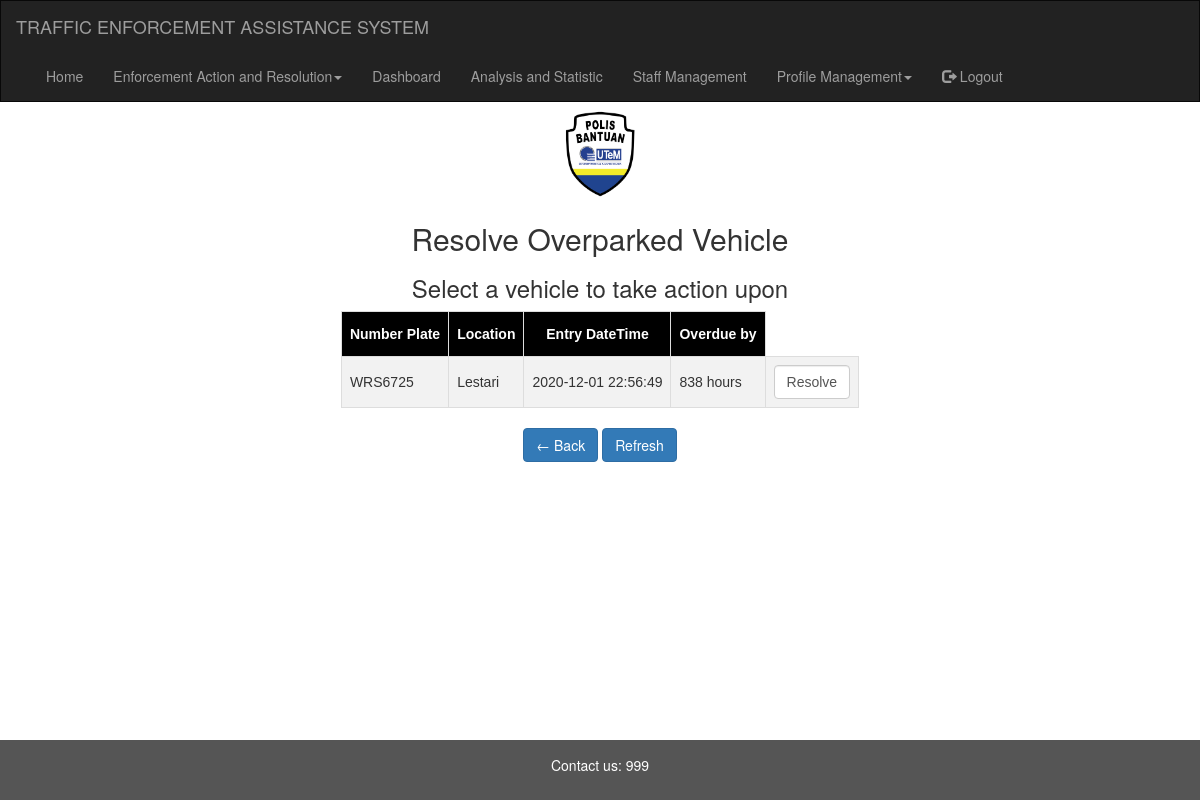
Page /resolveLestari.php (signed in) on the committed database.
### tables this page shows
CREATE TABLE `record` (
  `RecordID` int NOT NULL,
  `CameraID` tinyint NOT NULL,
  `EntryDateTime` datetime NOT NULL,
  `ExitDateTime` datetime DEFAULT NULL,
  `LicensePlate` varchar(10) NOT NULL
);

CREATE TABLE `camera` (
  `CameraID` tinyint NOT NULL,
  `Location` varchar(30) NOT NULL
);

### resolveLestari.php (the view, shortened to what this page needs)
<?php
if (isset($_SESSION['StaffID'])) {
  include "connection.php";
?>
  <!DOCTYPE html>
  <html lang="en">
  <head>
    <link rel="stylesheet" href="https://maxcdn.bootstrapcdn.com/bootstrap/3.4.1/css/bootstrap.min.css">
    <link rel="stylesheet" href="style/style.css">
  </head>
  <body>
    <?php include "navbar-footer/navbar.php"; ?>
    <div class="container-fluid text-center">
      <div class="row">
        <div class="col-sm-12 text-center">
          <img src="image/Logo_Polis_Bantuan-01.png" style="height:100px;width: auto;margin: 0 auto;display: block;">
          <h2>Resolve Overparked Vehicle</h2>
          <h3>Select a vehicle to take action upon</h3>
        </div>
      </div>
    </div>
    <div class="main-wrapper mx-auto">
      <?php
      $sql = "SELECT record.LicensePlate, camera.Location, record.EntryDateTime, HOUR(TIMEDIFF(record.EntryDateTime, ADDTIME(CURRENT_TIMESTAMP(), '08:00'))) AS overdue_by
      FROM record
      INNER JOIN camera on record.CameraID=camera.CameraID
LEFT JOIN vehicle on record.LicensePlate=vehicle.LicensePlate
LEFT JOIN sticker ON vehicle.LicensePlate=sticker.LicensePlate
WHERE record.exitdatetime is null and (sticker.type is null or sticker.type=3)
and HOUR(TIMEDIFF(EntryDateTime,ADDTIME(CURRENT_TIMESTAMP(), '08:00')))>=8
      and Location='Lestari'";
      $result = mysqli_query($con, $sql);
      if (mysqli_num_rows($result) > 0) {
        echo '<table class="centerthistable"> <tr><th>Number Plate</th><th>Location</th><th>Entry DateTime</th><th>Overdue by</th>';
        while ($row = mysqli_fetch_assoc($result)) {
          echo "<tr>";
          echo "<td>" . $row['LicensePlate'] . "</td>";
          echo "<td>" . $row['Location'] . "</td>";
          echo "<td>" . $row['EntryDateTime'] . "</td>";
          echo "<td>" . $row['overdue_by'] . " hours</td>";
      ?>
          <td>
            <form method='POST' action='resolveSelection.php'>
              <input type="submit" name="resolveSelection" class="form-control" value="Resolve">
            </form>
          </td>
          </tr>
      <?php
        }
        echo '</table>';
      } else {
        echo "<div class='container-fluid text-center'>No vehicle that requires further action.</div>";
      }
      ?>
      <br>
    </div>
    <div class="col-sm-12 text-center">
      <a href="resolve.php" class="btn btn-primary">
        &larr; Back
      </a>
      <a href="resolveLestari.php" class="btn btn-primary">
        Refresh
      </a>
    </div>
    <?php
    include "navbar-footer/footer.php"
    ?>
  </body>
  </html>
<?php
} else {
  include "nopermission.php";
}
?>

### style/style.css (style rules this page uses)
.main-wrapper { width: auto;margin: 0 auto;display: block; font-family: Arial, Helvetica, sans-serif; border-collapse: collapse; }
td, th { border: 1px solid #ddd; padding: 8px; }
tr:nth-child(even) { background-color: #f2f2f2; }
th { padding-top: 12px; padding-bottom: 12px; text-align:center; background-color: black; color: white; }
.centerthistable { margin: 0 auto; }

### rows in the picture
record: LicensePlate "WRS6725", CameraID.Location "Lestari", EntryDateTime "2020-12-01 22:56:49", overdue_by "838"
